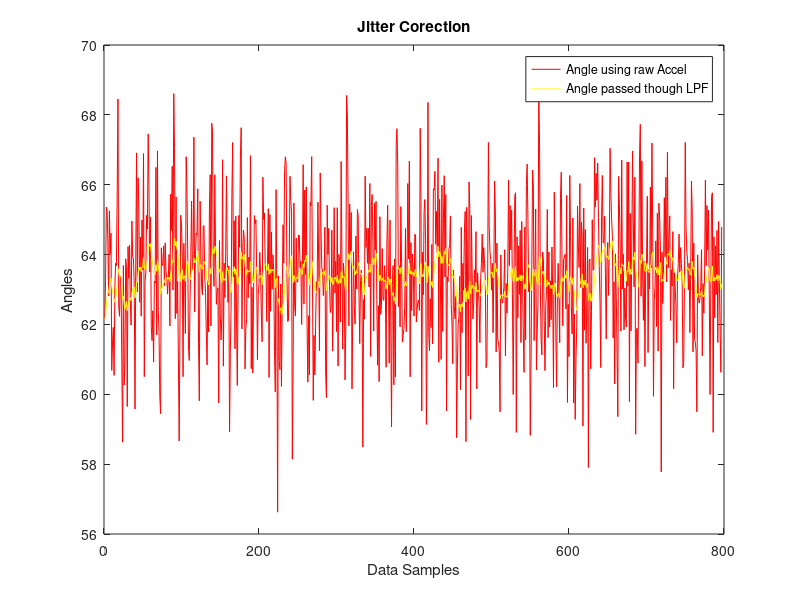

Here is the MATLAB script that generated this plot:
clear all; close all;

%%%%% Data read from the file %%%%%
data=xlsread('dataa.csv');
accx=data(:,1);
accy=data(:,2);
accz=data(:,3);

%calibration stage%
gyrox=data(:,4);
gyroy=data(:,5);
gyroz=data(:,6);


% data=xlsread('DATA.csv');
% accx=data(:,2);
% accy=data(:,3);
% accz=data(:,4);
% 
% %calibration stage%
% gyrox=data(:,5);
% gyroy=data(:,6);
% gyroz=data(:,7);

% clculate mean bias value %
meangyrox = sum(gyrox(1:100))/100;
meangyroy = sum(gyroy(1:100))/100;
meangyroz = sum(gyroz(1:100))/100;

% true value = measured - Mean baised value%
gyrox = gyrox-meangyrox;
gyroy = gyroy-meangyroy;
gyroz = gyroz-meangyroz;
%sampling rate%
Ts=1/200;   %delta t from the Data rate

for i= 1:length(accx)
    angacc(i)=atan2(accx(i),sqrt((accy(i)*accy(i))+accz(i)))*(180/pi);
end

%%%Filter Coefficient%%%
%fc is cutoff frequency
%fc = 1/(2*pi*RC);
%tau = RC - 1/(2*pi*fc);
%alplp = Ts/(tau + Ts);
alplp = 0.0909;

%%%%%pass the signal through the Low Pass Filter%%%
angxlpf(1)=angacc(1);
for i=2:length(accx)
    angxlpf(i) = alplp*angacc(i)+((1-alplp)*angxlpf(i-1));
end

%%%%%%plotting the angles derived from gyroscope%%%%
plot(angacc,'r-');
hold on;
plot(angxlpf,'y-');

legend('Angle using raw Accel','Angle passed though LPF');
xlabel('Data Samples');
ylabel('Angles');
title('Jitter Corection');
